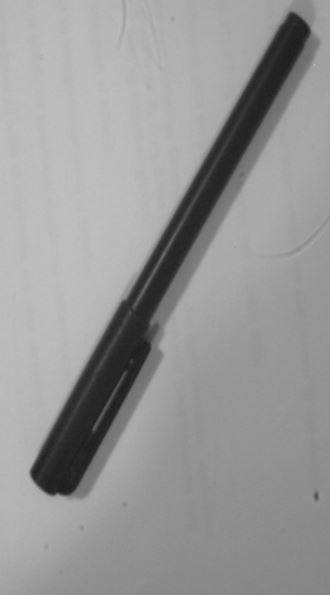
//> input picture Ex_visualStudio/Ex1/Ex1/excercises/pen snip.jpg, 330 x 595 px
$ ./Ex4   (built with g++ and OpenCV 4)
//> lines starting //> are read from the running program, lines starting //| are printed output that depends on the picture; after the words box and inside, x2 and y2 are one past the last pixel; in counts of white or black regions, pixels touching at a corner belong together
#include "cxcore.h"
#include "highgui.h"
#include <stdio.h>
#include "cv.h"
#include <conio.h>
#include <math.h>

#define MAX_RAND 10000

int main(void)
{
	char * fileName;
	int imgH;
	int imgW;
	int imgSize;
	char *  colorFormat = "";
	unsigned char * imgData;

	char* filePath = "pen snip.jpg";

	IplImage* img = cvLoadImage(filePath, CV_LOAD_IMAGE_GRAYSCALE);
//> img is the input picture: 595 rows x 330 cols, CV_8UC1; min 21, max 193, mean 151.3
	IplImage* copy = cvCloneImage(img);
	cvNamedWindow("My image", CV_WINDOW_AUTOSIZE); // create simple window
	cvNamedWindow("Rim", CV_WINDOW_AUTOSIZE); // create simple window

	fileName = filePath;
	imgH = img->height;
//> imgH = 595
	imgW = img->width;
//> imgW = 330
	imgSize = img->imageSize;
//> imgSize = 196350
	colorFormat = img->colorModel;
//> colorFormat = "GRAYGRAY"
	imgData = (unsigned char *)img->imageData;

	printf("File Name: %s\nFormat HxW: %d x %d\nImage Size: %d\nColor Format: %s\n\n", fileName, imgH, imgW, imgSize, colorFormat);
//| File Name: pen snip.jpg
//| Format HxW: 595 x 330
//| Image Size: 196350
//| Color Format: GRAYGRAY

	int thresh = 100;
	for (int i = 0; i < imgW*imgH; i++)
	{
		//CHANGE copy with thresh hold//////
		if ((unsigned char)img->imageData[i] >= thresh)
			img->imageData[i] = 255;
		else
			img->imageData[i] = 0;
		//////////////////////////////////
	}
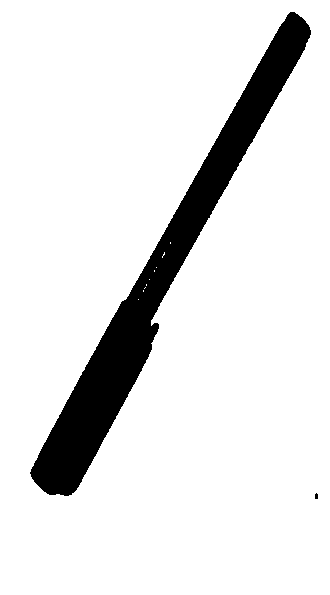
//> img: 595 rows x 330 cols, CV_8UC1; 89.5% white; 2 black regions (1 under 20 px), largest, box (x1, y1, x2, y2) and area: (30, 12, 311, 496) 20599

	////////////////////////////////////////

	//first find where the edge begins
	int i = 0;
	while ((unsigned char)img->imageData[i] > 0) {
		i++;
	}
//> after the loop, i = 4250
	int pos = i;
//> pos = 4250
	//////////////////////////////////

	int count = 0;
	int B = imgW;
//> B = 330

	unsigned char *pic = imgData; // placeholder for image data
	int randx[MAX_RAND], randy[MAX_RAND];
	int rimx[MAX_RAND], rimy[MAX_RAND];

	int newpos, local_tresh = 100, draw_type;
	draw_type = 0;
	newpos = pos; // pos equals the starting position in the image ( = y*Width + x)
//> newpos = 4250
	while (newpos >= 0L && newpos < imgSize)
	{
		rimx[count] = newpos % B; // save current position in list
		rimy[count] = newpos / B;
		count++;
		draw_type = (draw_type + 6) % 8; // Select next search direction
		switch (draw_type)
		{
		case 0: if (pic[newpos + 1] > local_tresh) { newpos += 1; draw_type = 0; break; }
		case 1: if (pic[newpos + B + 1] > local_tresh)
		{
			newpos += B + 1;
			draw_type = 1;
			break;
		}
		case 2: if (pic[newpos + B] > local_tresh) { newpos += B; draw_type = 2; break; }
		case 3: if (pic[newpos + B - 1] > local_tresh) {
			newpos += B - 1;
			draw_type = 3;
			break;
		}
		case 4: if (pic[newpos - 1] > local_tresh) { newpos -= 1; draw_type = 4; break; }
		case 5: if (pic[newpos - B - 1] > local_tresh) {
			newpos -= B + 1;
			draw_type = 5;
			break;
		}
		case 6: if (pic[newpos - B] > local_tresh) { newpos -= B; draw_type = 6; break; }
		case 7: if (pic[newpos - B + 1] > local_tresh) {
			newpos -= B - 1;
			draw_type = 7;
			break;
		}
		case 8: if (pic[newpos + 1] > local_tresh) { newpos += 1; draw_type = 0; break; }
		case 9: if (pic[newpos + B + 1] > local_tresh)
		{
			newpos += B + 1;
			draw_type = 1;
			break;
		}
		case 10: if (pic[newpos + B] > local_tresh) { newpos += B; draw_type = 2; break; }
		case 11: if (pic[newpos + B - 1] > local_tresh) {
			newpos += B - 1;
			draw_type = 3;
			break;
		}
		case 12: if (pic[newpos - 1] > local_tresh) { newpos -= 1; draw_type = 4; break; }
		case 13: if (pic[newpos - B - 1] > local_tresh) {
			newpos -= B + 1;
			draw_type = 5;
			break;
		}
		case 14: if (pic[newpos - B] > local_tresh) { newpos -= B; draw_type = 6; break; }
		}
		// If we are back at the beginning, we declare success
		if (newpos == pos)
			break;
		// Abort if the contour is too complex.
		if (count >= MAX_RAND)
			break;
	}
//> this loop made 10000 passes
//> newpos on passes 1 to 12: 3920, 3919, 4249, 4578, 4907, 5236, 5566, 5895, 6225, 6554, 6884, 7213
//> after the loop, rimx = 10000 values, max 311 at index 984, min 29 at index 465, mean 169.4; rimy = 10000 values, max 496 at index 505, min 11 at index 1, mean 260.4; count = 10000; draw_type = 7; newpos = 38876
	/////////////////////////////////////////////////////

	for (int i = 0; i < imgW*imgH; i++) {
		copy->imageData[i] = 255;
	}
//> copy: 595 rows x 330 cols, CV_8UC1; every value is 255
	////////////////////////DRAW THE EDGE ON THE ORIGINAL
	for (int i = 0; i < MAX_RAND; i++) {
		if (rimx[i] != 0 && rimy[i] != 0) {
			img->imageData[rimx[i] + rimy[i] * imgW] = 100;
			copy->imageData[rimx[i] + rimy[i] * imgW] = 0;
		}
	}
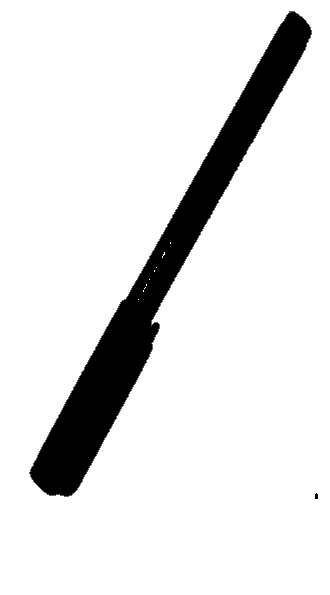
//> img: 595 rows x 330 cols, CV_8UC1; 0.52% of pixels changed, all inside (x1, y1, x2, y2) = (29, 11, 312, 497)
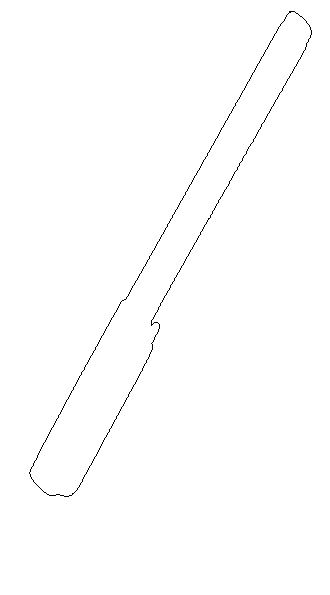
//> copy: 595 rows x 330 cols, CV_8UC1; 99.5% white; black in thin lines or dots, all inside (x1, y1, x2, y2) = (29, 11, 312, 497)
	///////////////////////////////////////////////////


	while (1) {
		cvShowImage("My image", img);
		cvShowImage("Rim", copy);
		if (cvWaitKey(5) > 0)
//> the Esc key is pressed
			break;
	};
	return 0;
}
